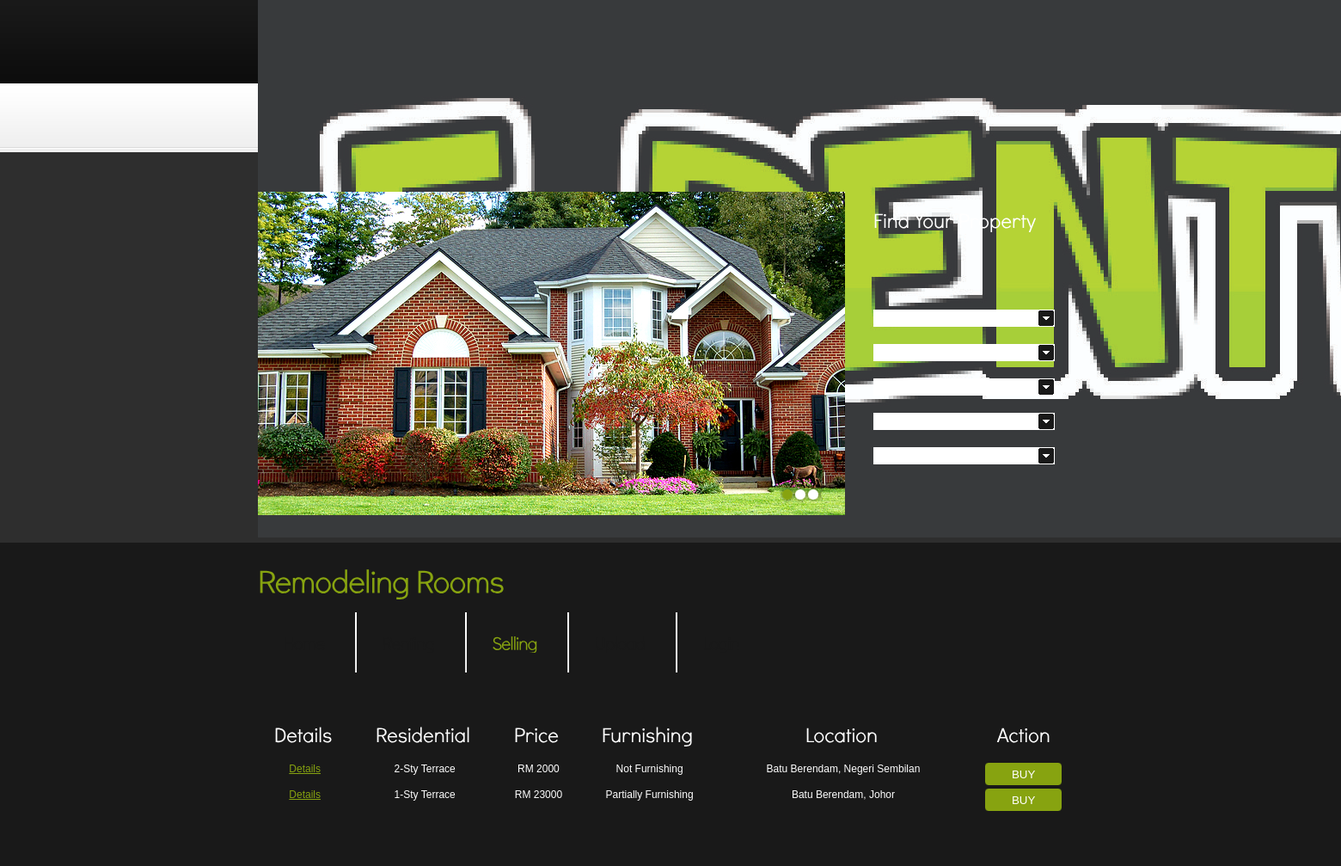
The app's page /Selling.php with its own data.
### tables this page shows
CREATE TABLE `residential` (
  `residential_id` int(20) NOT NULL,
  `residential_type` varchar(20) NOT NULL,
  `residential_price` int(5) NOT NULL,
  `residential_img` longblob NOT NULL,
  `residential_description` varchar(100) NOT NULL,
  `residential_year` int(4) NOT NULL,
  `furnishing` varchar(50) NOT NULL,
  `res_state` varchar(50) NOT NULL,
  `res_cities` varchar(50) NOT NULL,
  `sales` varchar(100) NOT NULL,
  `status` varchar(100) NOT NULL DEFAULT 'Pending'
);

### Selling.php (the view, shortened to what this page needs)
<html lang="en">
<head>
<link rel="stylesheet" href="css/reset.css" type="text/css" media="all">
<link rel="stylesheet" href="css/layout.css" type="text/css" media="all">
<link rel="stylesheet" href="css/style.css" type="text/css" media="all">
</head>
<body id="page1">
<div class="body1">
  <div class="main">
    <header>
      <div class="wrapper">
        <ul id="icons">
          <li><a href="#" class="normaltip"><img src="images/icon1.jpg" alt=""></a></li>
          <li><a href="#" class="normaltip"><img src="images/icon2.jpg" alt=""></a></li>
          <li><a href="#" class="normaltip"><img src="images/icon3.jpg" alt=""></a></li>
        </ul>
      </div>
      <nav>
        <ul id="menu">
          <li><a href="index.php">Home</a></li>
          <li><a href="renting.php">Renting</a></li>
          <li id="menu_active"><a href="selling.php">Selling</a></li>
          <li><a href="upload.php">Upload</a></li>
          <li class="end"><a href="account.php">Login</a></li>
        </ul>
      </nav>
    </header>
  </div>
</div>
<div class="body2">
  <div class="main">
    <section id="content">
      <div class="wrapper">
        <form action="search.php" method="post">
              <div class="row_select">Search By :
            </div>
        </form>
        <article class="col1">
          <div id="slider">
          </div>
        </article>
        <article class="col2">
          <form id="form_1" action="search.php" method="post">
            <div class="pad1">
              <h3>Find Your Property</h3>
              <div class="row"> Search :<br>
              </div>
              <div class="row_select"> State : <br>
              </div>
              <div class="row_select"> Cities : <br>
              </div>
              <div class="row_select"> Residential Type : <br>
              </div>
              <div class="row_select"> Furnishing : <br>
                </div>
              <div class="row_select"> Price (below than): <br>
              </div>
              <div class="row_select">
              </div> <br>
            </div>
          </form>
        </article>
      </div>
    </section>
  </div>
</div>
<div class="body3">
  <div class="main">
    <h2>Remodeling Rooms</h2>
    <div class="wrapper pad_bot3">
      <?php
        $query1=mysql_query("SELECT * FROM residential WHERE status='ACCEPT' AND sales='Selling'");
        echo "<p><br>
        <table border='10' text-align='center' width='100%'>
        <tr class='color2'>
          <th><center><h3> Details </center></th>
          <th><center><h3> Residential </center></th>
          <th><center><h3> Price </center></th>
          <th><center><h3> Furnishing </center></th>
          <th><center><h3> Location </center></th>
          <th><center><h3> Action </center></th>
        </tr>
        </div></div>";
        while($query2=mysql_fetch_array($query1))
        {
          echo "<form action='booking.php' method='POST'>";
          echo"<tr height='30px' class='color2'>";
          echo "<td align='center' valign='top'>&nbsp;<a href='details.php'>Details</a></td>";
          echo "<td align='center' valign='top'>&nbsp;" . $query2['residential_type'] . "</td>";
          echo "<td align='center' valign='top'>&nbsp;RM " . $query2['residential_price'] . "</td>";
          echo "<td align='center' valign='top'>&nbsp;" . $query2['furnishing'] . "</td>";
          echo "<td align='center' valign='top'>&nbsp;" . $query2['res_cities'] . ", " . $query2['res_state'] . "</td>";
          echo "<td align='center'>
                  <button type='submit' class='button' span='2' >BUY</button></form>";
        }
      ?>
    </div>
</body>
</html>

### css/layout.css (style rules this page uses)
.col1, .col2, .col3, .cols { float:left; }
.col1 { width:683px; }
.col2 { width:277px; }

### css/style.css (style rules this page uses)
article, aside, audio, canvas, command, datalist, details, embed, figcaption, figure, footer, header, hgroup, keygen, meter, nav, output, progress, section, source, video { display:block }
.wrapper { width:100%; overflow:hidden }
body { background:#eee; border:0; font:12px Arial, Helvetica, sans-serif; color:#bababa; line-height:20px }
.main { margin:0 auto; width:960px }
.body1 { background:url(../images/bg_top.gif) top repeat-x }
.body2 { background:#2e2e2e }
.body3 { background:#191919 }
a { color:#87a310; text-decoration:underline; outline:none }
h2 { font-size:37px; color:#87a310; line-height:1.2em; padding:28px 0 27px 0; letter-spacing:-1px }
h3 { font-size:24px; color:#fff; line-height:1.2em; padding:42px 0 19px 0 }
p { padding-bottom:20px }
header { position:relative; height:177px }
#icons { float:right; padding:34px 29px 0 0 }
#icons li { float:left; padding-left:10px }
#menu { padding:33px 0 0 }
#menu li { padding:26px 37px 23px 30px; float:left; background:url(../images/menu_line.gif) right 0 no-repeat }
#menu .end { background:none; padding-right:0 }
#menu li a { display:inline-block; overflow:hidden; font-size:21px; color:#191919; line-height:1.2em; text-decoration:none; letter-spacing:-1px }
#menu li a:hover, #menu #menu_active a { color:#87a310 }
#slider { position:relative; width:683px; height:376px; z-index:88; overflow:hidden }
#content { padding-top:20px; padding-bottom:32px }
.pad1 { padding:0 30px 0 33px }
.pad_bot3 { padding-bottom:40px }
.button { display:inline-block; width:89px; line-height:26px; height:26px; color:#fff; text-decoration:none; background:url(../images/button_bg.png) 0 0 no-repeat; text-align:center }
.color2 { color:#fff }
#form_1 { background:#191919; height:360px; padding-bottom:16px; color:#bababa }
#form_1 h3 { padding:23px 0 4px 0; border-bottom:1px solid #8c8c8c; margin-bottom:15px }
#form_1 .row { min-height:30px; width:100%; overflow:hidden }
#form_1 .row_select { min-height:30px; width:100% }
#form_1 .pad1 { padding:0 33px }

### records on screen
residential: residential_type "2-Sty Terrace", residential_price "2000", furnishing "Not Furnishing", res_cities "Batu Berendam", res_state "Negeri Sembilan"
residential: residential_type "1-Sty Terrace", residential_price "23000", furnishing "Partially Furnishing", res_cities "Batu Berendam", res_state "Johor"
